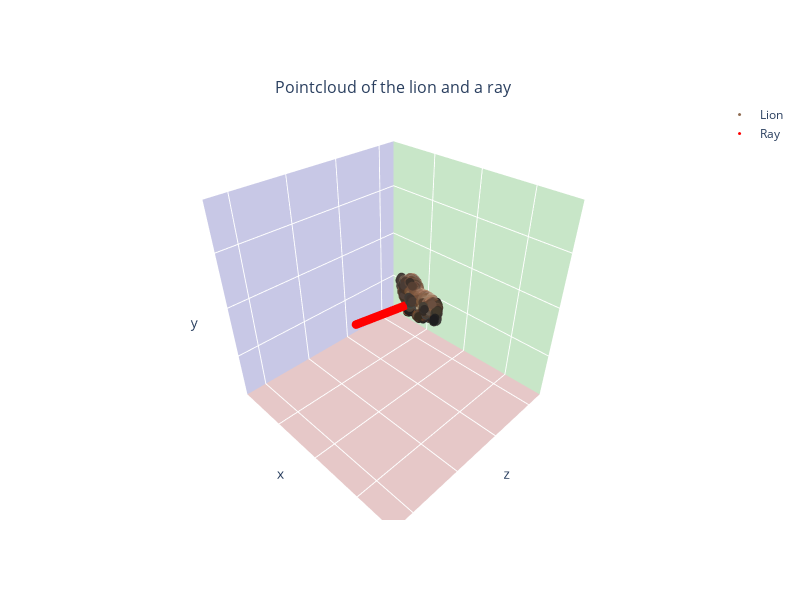

Notebook code for this chart:
### Code cell
from posingpixels.utils.geometry import apply_pose_to_ray, revert_pose_to_ray

print(initial_T)
ray_dir = pixel_to_ray_dir(np.array([477, 450]), camKs[0])
ray_origin, ray_dir = revert_pose_to_ray(np.zeros(3), ray_dir, initial_R, initial_T)
ray_pointcloud = get_ray_pointcloud(ray_origin, ray_dir, 0.4, 70)
lion_pointcloud = get_gaussian_splat_pointcloud(gaussian_object)
plot_pointclouds({"Lion": lion_pointcloud, "Ray": ray_pointcloud}, "Pointcloud of the lion and a ray")

### Figure 1 — Plotly figure (JSON) as saved in the notebook; plotly's stock layout.template omitted (floating-point values rounded to 4 significant figures; data arrays with more than 128 entries replaced by an {"elided": "..."} marker saying what was removed)
{"data": [{"marker": {"color": {"elided": "4569 str values"}, "size": 3}, "mode": "markers", "name": "Lion", "scene": "scene", "type": "scatter3d", "x": {"elided": "4569 float values"}, "y": {"elided": "4569 float values"}, "z": {"elided": "4569 float values"}}, {"marker": {"color": ["rgb(255, 0, 0)", "rgb(255, 0, 0)", "rgb(255, 0, 0)", "rgb(255, 0, 0)", "rgb(255, 0, 0)", "rgb(255, 0, 0)", "rgb(255, 0, 0)", "rgb(255, 0, 0)", "rgb(255, 0, 0)", "rgb(255, 0, 0)", "rgb(255, 0, 0)", "rgb(255, 0, 0)", "rgb(255, 0, 0)", "rgb(255, 0, 0)", "rgb(255, 0, 0)", "rgb(255, 0, 0)", "rgb(255, 0, 0)", "rgb(255, 0, 0)", "rgb(255, 0, 0)", "rgb(255, 0, 0)", "rgb(255, 0, 0)", "rgb(255, 0, 0)", "rgb(255, 0, 0)", "rgb(255, 0, 0)", "rgb(255, 0, 0)", "rgb(255, 0, 0)", "rgb(255, 0, 0)", "rgb(255, 0, 0)", "rgb(255, 0, 0)", "rgb(255, 0, 0)", "rgb(255, 0, 0)", "rgb(255, 0, 0)", "rgb(255, 0, 0)", "rgb(255, 0, 0)", "rgb(255, 0, 0)", "rgb(255, 0, 0)", "rgb(255, 0, 0)", "rgb(255, 0, 0)", "rgb(255, 0, 0)", "rgb(255, 0, 0)", "rgb(255, 0, 0)", "rgb(255, 0, 0)", "rgb(255, 0, 0)", "rgb(255, 0, 0)", "rgb(255, 0, 0)", "rgb(255, 0, 0)", "rgb(255, 0, 0)", "rgb(255, 0, 0)", "rgb(255, 0, 0)", "rgb(255, 0, 0)", "rgb(255, 0, 0)", "rgb(255, 0, 0)", "rgb(255, 0, 0)", "rgb(255, 0, 0)", "rgb(255, 0, 0)", "rgb(255, 0, 0)", "rgb(255, 0, 0)", "rgb(255, 0, 0)", "rgb(255, 0, 0)", "rgb(255, 0, 0)", "rgb(255, 0, 0)", "rgb(255, 0, 0)", "rgb(255, 0, 0)", "rgb(255, 0, 0)", "rgb(255, 0, 0)", "rgb(255, 0, 0)", "rgb(255, 0, 0)", "rgb(255, 0, 0)", "rgb(255, 0, 0)", "rgb(255, 0, 0)"], "size": 3}, "mode": "markers", "name": "Ray", "scene": "scene", "type": "scatter3d", "x": [0.01017, 0.009176, 0.00818, 0.007185, 0.006189, 0.005194, 0.004198, 0.003203, 0.002207, 0.001211, 0.0002159, -0.0007796, -0.001775, -0.002771, -0.003766, -0.004762, -0.005757, -0.006753, -0.007748, -0.008744, -0.009739, -0.01074, -0.01173, -0.01273, -0.01372, -0.01472, -0.01571, -0.01671, -0.0177, -0.0187, -0.01969, -0.02069, -0.02169, -0.02268, -0.02368, -0.02467, -0.02567, -0.02666, -0.02766, -0.02865, -0.02965, -0.03065, -0.03164, -0.03264, -0.03363, -0.03463, -0.03562, -0.03662, -0.03761, -0.03861, -0.03961, -0.0406, -0.0416, -0.04259, -0.04359, -0.04458, -0.04558, -0.04657, -0.04757, -0.04857, -0.04956, -0.05056, -0.05155, -0.05255, -0.05354, -0.05454, -0.05553, -0.05653, -0.05753, -0.05852], "y": [0.05285, 0.05112, 0.04938, 0.04765, 0.04592, 0.04418, 0.04245, 0.04071, 0.03898, 0.03724, 0.03551, 0.03377, 0.03204, 0.0303, 0.02857, 0.02683, 0.0251, 0.02336, 0.02163, 0.01989, 0.01816, 0.01642, 0.01469, 0.01295, 0.01122, 0.009484, 0.007749, 0.006014, 0.004279, 0.002544, 0.0008095, -0.0009253, -0.00266, -0.004395, -0.00613, -0.007865, -0.0096, -0.01133, -0.01307, -0.0148, -0.01654, -0.01827, -0.02001, -0.02174, -0.02348, -0.02521, -0.02695, -0.02868, -0.03042, -0.03215, -0.03389, -0.03562, -0.03736, -0.03909, -0.04083, -0.04256, -0.0443, -0.04603, -0.04777, -0.0495, -0.05124, -0.05297, -0.05471, -0.05644, -0.05817, -0.05991, -0.06164, -0.06338, -0.06511, -0.06685], "z": [0.2909, 0.2855, 0.28, 0.2746, 0.2691, 0.2637, 0.2583, 0.2528, 0.2474, 0.2419, 0.2365, 0.2311, 0.2256, 0.2202, 0.2147, 0.2093, 0.2039, 0.1984, 0.193, 0.1875, 0.1821, 0.1766, 0.1712, 0.1658, 0.1603, 0.1549, 0.1494, 0.144, 0.1386, 0.1331, 0.1277, 0.1222, 0.1168, 0.1114, 0.1059, 0.1005, 0.09503, 0.08959, 0.08415, 0.07871, 0.07327, 0.06783, 0.06239, 0.05695, 0.0515, 0.04606, 0.04062, 0.03518, 0.02974, 0.0243, 0.01886, 0.01342, 0.007975, 0.002534, -0.002907, -0.008348, -0.01379, -0.01923, -0.02467, -0.03011, -0.03555, -0.04099, -0.04644, -0.05188, -0.05732, -0.06276, -0.0682, -0.07364, -0.07908, -0.08452]}], "layout": {"annotations": [{"font": {"size": 16}, "showarrow": false, "text": "Pointcloud of the lion and a ray", "x": 0.5, "xanchor": "center", "xref": "paper", "y": 1, "yanchor": "bottom", "yref": "paper"}], "height": 600, "scene": {"aspectmode": "cube", "camera": {"up": {"x": 0, "y": 1, "z": 0}}, "domain": {"x": [0, 1], "y": [0, 1]}, "xaxis": {"backgroundcolor": "rgb(200, 200, 230)", "range": [-0.3996, 0.3513], "showaxeslabels": false, "showgrid": true, "showline": false, "showticklabels": false, "ticks": "", "zeroline": false}, "yaxis": {"backgroundcolor": "rgb(230, 200, 200)", "range": [-0.3824, 0.3684], "showaxeslabels": false, "showgrid": true, "showline": false, "showticklabels": false, "ticks": "", "zeroline": false}, "zaxis": {"backgroundcolor": "rgb(200, 230, 200)", "range": [-0.2722, 0.4786], "showaxeslabels": false, "showgrid": true, "showline": false, "showticklabels": false, "ticks": "", "zeroline": false}}, "width": 800}}
